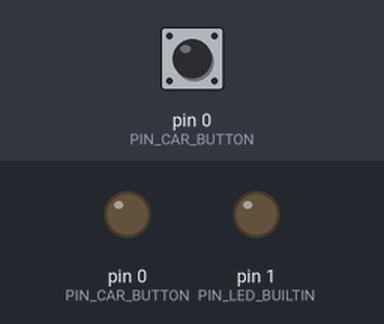
This sketch was run on a simulated Arduino Uno, built with avr-gcc and run on an emulated ATmega328P. Shown: output pins drawn as LEDs (lit = HIGH). The inputs (shaded band) are chosen by the test bench; at power-on: pin 0 (PIN_CAR_BUTTON) LOW. EEPROM starts erased.

Above: at 2.2 s.
2.3 s: pin 0 (PIN_CAR_BUTTON) pulled HIGH for 0.15 s
At 2.37 s:
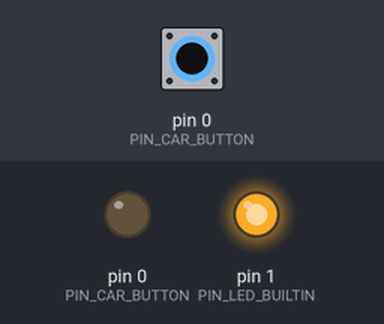
5.4 s: pin 0 (PIN_CAR_BUTTON) pulled HIGH for 1 s
At 12.6 s:
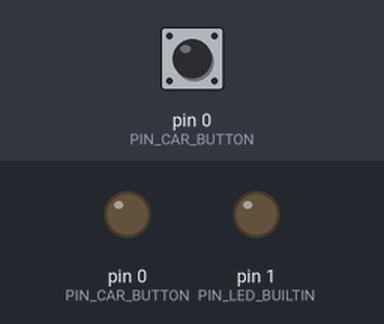
Timing chart, 0 to 14.1 s (numbered marks = the images above; inputs shaded):
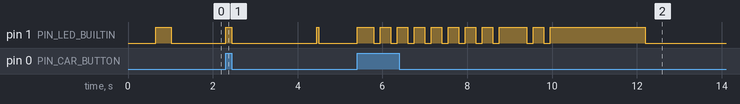

Measured:
- after the input at 2.3 s, pin 1 (PIN_LED_BUILTIN): LOW → HIGH at once, → LOW 0.15 s later, → HIGH 2.0 s later, → LOW 0.05 s later
- after the input at 5.4 s, pin 1 (PIN_LED_BUILTIN): LOW → HIGH at once, → LOW 0.40 s later, → HIGH 0.15 s later, → LOW 0.25 s later, … (22 changes in this stretch)

The sketch:

car_seat_warmup.ino
```cpp
#include "helpers.h"
#include "settings.h"

#define PIN_CAR_BUTTON                0   // кнопка управления подогревом сидения
#define PIN_LED_BUILTIN               1   // LED для индикации (обратной связи), встроен в плату
#define HEAT_DURATION_1             600   // длительность автовыключения обогрева сидения, в секундах. Уставка 2 = 10 мин.
#define HEAT_DURATION_2             900   // длительность автовыключения обогрева сидения, в секундах. Уставка 3 = 15 мин.
#define HEAT_DURATION_3            1200   // длительность автовыключения обогрева сидения, в секундах. Уставка 4 = 20 мин.
#define HEAT_DURATION_4             300   // длительность автовыключения обогрева сидения, в секундах. Уставка 1 =  5 мин.
#define BUTTON_PUSH_TIME            150   // длительность удерживания кнопки нажатой контроллером, в миллисекундах. Для иммитации нажатия человеком
#define BUTTON_WAIT_TIME            250   // длительность задержки между двумя нажатиями кнопки контроллером, в миллисекундах. Для иммитации нажатия человеком
#define TIMER_LONGPRESS            2000   // сколько миллисекунд нужно удерживать кнопку подогрева для детектирования длительного нажатия
const int HEAT_DUR[]={HEAT_DURATION_4, HEAT_DURATION_3, HEAT_DURATION_2, HEAT_DURATION_1};

TDiscrete car_pin(PIN_CAR_BUTTON, 10, TIMER_LONGPRESS); // второй параметр в конструкторе - таймер защиты от требезга = 10мс
TSettings s;                                            // содержит настройки, и работает с их чтением и записью в EEPROM
TTimer    cdown_timer(1000,true);                       // таймер посекундного обратного отсчёта, для автоматического выключения обогрева
bool      bStartSequence;                               // если флаг поднят - контроллер только что запущен, нужно выдать серию импульсов прочитанных из EEPROM
bool      bHeatDurationSequence;                        // если флаг поднят - мы в режиме программирования длительности автовыключения подогрева

void makeOnePulse();                                    // иммитирует одно нажатие кнопки подогрева сидения

void setup() {
  pinMode(PIN_LED_BUILTIN, OUTPUT);
  for (int i = 0; i <= 100; i++) { delay(10); analogWrite(PIN_LED_BUILTIN, i*2); }
  digitalWrite(PIN_LED_BUILTIN, HIGH);
  s.init(HEAT_DUR);
  bStartSequence = true;
  bHeatDurationSequence = false;
}

void loop() {
  if (bStartSequence)
    {
      if (s.heatValue > 1)
        {
          int i = (int)s.heatValue - 1;
          while (i > 0)
            { makeOnePulse();  i--;  }
        }
      car_pin.init(INPUT);
      bStartSequence = false;
    }
  else
    {
      if (car_pin.bHasFallenLong())
        {  bHeatDurationSequence = true;
           digitalWrite(PIN_LED_BUILTIN, HIGH); delay(50); }
      if (car_pin.bHasRisen())
        {
          if (!bHeatDurationSequence)
            {
              if (s.heatDurationSeconds > 0)
                { s.inc_heatValue(); }
            }
          else
            {
              delay(BUTTON_PUSH_TIME + BUTTON_WAIT_TIME);     // задержка чтобы сразу не мешать пользователю
              car_pin.LOOP();                                 // для сброса состояния кнопки (сброс что было длительное нажатие)
              /// 1. Проигрываем анимацию и выставляем индикатор в положение автовыключения длительности нагрева
                byte current_value = (s.heatValue % 4) + 1;
                for (int i = 8; i > 0; i--) { makeOnePulse(); current_value = (current_value % 4) + 1; }
                delay( BUTTON_PUSH_TIME + BUTTON_WAIT_TIME );
                while (current_value != s.heatDuration) { makeOnePulse(); current_value = (current_value % 4) + 1; }
              /// 2. Ожидаем от пользователя: изменения значения автовыключения обогрева коротким нажатием,
              ///    или выхода из режима программирования длительности выключения обогрева длительным нажатием на кнопку
                do
                  {
                    if (car_pin.bHasRisen())
                      { s.inc_heatDuration();
                        current_value = (current_value % 4) + 1;
                        for (int i = 2; i > 0; i--) { digitalWrite(PIN_LED_BUILTIN, LOW); delay(15); digitalWrite(PIN_LED_BUILTIN, HIGH); delay(15); }
                       }
                    if (s.update_EEPROM()) {  digitalWrite(PIN_LED_BUILTIN, LOW); delay(50); digitalWrite(PIN_LED_BUILTIN, HIGH); }
                    car_pin.LOOP();
                   }
                while (!car_pin.bHasFallenLong());
                digitalWrite(PIN_LED_BUILTIN, LOW);
                do { car_pin.LOOP(); } while (!car_pin.bHasRisen());
                delay( BUTTON_PUSH_TIME + BUTTON_WAIT_TIME );
                digitalWrite(PIN_LED_BUILTIN, HIGH);
//                current_value = (current_value % 4) + 1;        // неверно, т.к. после 2 секунд нажатия машина сбрасывает (выключает нагрев)
                current_value = 1;
              /// 3. Проигрываем ещё раз анимацию и восстанавливаем положение индикатора в соответствии с уровнем обогрева
                for (int i = 12; i > 0; i--) { makeOnePulse(); current_value = (current_value % 4) + 1; }
                delay(BUTTON_PUSH_TIME + BUTTON_WAIT_TIME);
                while (current_value != s.heatValue) { makeOnePulse(); current_value = (current_value % 4) + 1; }
                bHeatDurationSequence = false;
            }
        }
      if (s.update_EEPROM()) {  digitalWrite(PIN_LED_BUILTIN, LOW); delay(50); digitalWrite(PIN_LED_BUILTIN, HIGH); }
      car_pin.LOOP();
      digitalWrite(PIN_LED_BUILTIN, car_pin.isHigh());
    }

  cdown_timer.check();
  if (cdown_timer.fired())
    { s.heatDurationSeconds--;
      if (s.heatDurationSeconds <= 0)
        {
          cdown_timer.stop();
          byte current_value = s.heatValue;
          while (current_value != 1) { makeOnePulse(); current_value = (current_value % 4) + 1; }
        }
      else
        { cdown_timer.restart(); }
    }
}

void makeOnePulse() {
  pinMode(PIN_CAR_BUTTON,OUTPUT);
  digitalWrite(PIN_CAR_BUTTON, LOW);
  digitalWrite(PIN_LED_BUILTIN, LOW);
  delay(BUTTON_PUSH_TIME);
  pinMode(PIN_CAR_BUTTON,INPUT);
  digitalWrite(PIN_LED_BUILTIN, HIGH);
  delay(BUTTON_WAIT_TIME);
}
```

helpers.cpp
```cpp
#include "Arduino.h"
#include "helpers.h"

//  ============ Таймер =============
TTimer::TTimer(unsigned long new_delay, bool initial_state)
  {
    delay = new_delay;
    _millis = millis();
    _bFired = false;
    isRunning = initial_state;
  }

bool TTimer::check() {
  if ((isRunning==true) && (millis() - _millis >= delay))
    {
      isRunning = false;
      _bFired = true;
    }
  return isRunning;
}

bool TTimer::fired() {
  if (_bFired==true)
  {
    _bFired = false;
    return true;
  }
  return false;
}

void TTimer::setDelay(unsigned long new_delay) {
  delay = new_delay;
}

void TTimer::restart() {
  _millis = millis();
  isRunning = true;
}

void TTimer::stop() {
  isRunning = false;
}

void TTimer::LOOP() {
  if (check()!=true) {
    restart();
  }
}

//  ============ Кнопки и дискретные сигналы =============
TDiscrete::TDiscrete(uint8_t new_pin, unsigned long debounce_timer, unsigned long longstate_timer)
{
  _pin = new_pin;
  _debounce = debounce_timer;
  _longState = longstate_timer;
  _prev_state = ( digitalRead(_pin) == HIGH ) ? true : false;
  bIsHigh = _prev_state;
  _debounceTimer.setDelay(_debounce);
  _longStateTimer.setDelay(_longState);
}

void TDiscrete::init(uint8_t input_mode)
{
  pinMode(_pin, input_mode);
  _prev_state = ( digitalRead(_pin) == HIGH ) ? true : false;
  bIsHigh = _prev_state;
}

bool TDiscrete::bHasRisen()
{
  return bRisen;
}

bool TDiscrete::bHasRisenLong()
{
  return bRisenLong;
}

bool TDiscrete::bHasFallen()
{
  return bFallen;
}

bool TDiscrete::bHasFallenLong()
{
  return bFallenLong;
}

bool TDiscrete::isHigh()
{
  return bIsHigh;
}

bool TDiscrete::isLow()
{
  return (!bIsHigh);
}

void TDiscrete::LOOP()
{
  bool _current_state = ( digitalRead(_pin) == HIGH ) ? true : false;
  bRisen = false;
  bFallen = false;
  bRisenLong = false;
  bFallenLong = false;
  _debounceTimer.check();
  if (_debounceTimer.isRunning) {
    if (bIsHigh)
    {
      if ((_prev_state==false) && (_current_state==true))   _debounceTimer.restart();
    }
    else
    {
      if ((_prev_state==true) && (_current_state==false))   _debounceTimer.restart();
    }
  }
  else
  {
    if ((bIsHigh==true) && (_current_state==false))
    {
      bFallen = true;
      bIsHigh = false;
      _debounceTimer.restart();
      _longStateTimer.restart();
    }
    else if ((bIsHigh==false) && (_current_state==true))
    {
      bRisen = true;
      bIsHigh = true;
      _debounceTimer.restart();
      _longStateTimer.restart();
    }
  }
  _prev_state = _current_state;
  if (_longStateTimer.isRunning)
    {
      _longStateTimer.check();
      if (_longStateTimer.fired())
        { bRisenLong = bIsHigh; bFallenLong = !bIsHigh; }
    }
}
```

helpers.h
```cpp
#ifndef HELPERS_H_INCLUDED
#define HELPERS_H_INCLUDED

#include "Arduino.h"

//  ============ Таймер =============
struct TTimer {
  private:
    unsigned long _millis = 0;
    bool _bFired = false;
  public:
    unsigned long delay;
    bool isRunning;

  TTimer(unsigned long new_delay,  bool initial_state);
  bool check();
  bool fired();
  void setDelay(unsigned long new_delay);
  void restart();
  void stop();
  void LOOP();
};

//  ============ Кнопки и дискретные сигналы =============
struct TDiscrete {
  private:
    bool _prev_state = false;
    unsigned long _debounce = 10;
    unsigned long _longState = 1000;
    uint8_t _pin = 255;
    TTimer _debounceTimer = TTimer(_debounce, false);
    TTimer _longStateTimer = TTimer(_longState, false);
  public:
    bool bIsHigh = false;
    bool bRisen = false;
    bool bFallen = false;
    bool bRisenLong = false;
    bool bFallenLong = false;

  TDiscrete(uint8_t new_pin, unsigned long debounce_timer = 10, unsigned long longstate_timer = 1000);
  void init(uint8_t input_mode);
  bool bHasRisen();
  bool bHasRisenLong();
  bool bHasFallen();
  bool bHasFallenLong();
  bool isHigh();
  bool isLow();
  void LOOP();
};

#endif
```

settings.cpp
```cpp
#include "Arduino.h"
#include "EEPROM.h"
#include "settings.h"

//  ============ TSettings =============
TSettings::TSettings(int addr_Hvalue, int addr_Hduration) {
	EEPROMaddress_heatValue = addr_Hvalue;
	EEPROMaddress_heatDuration = addr_Hduration;
}

void TSettings::init(const int HEAT_DUR[4]) {
	heatValue = readEEPROM(EEPROMaddress_heatValue);
  heatDuration = readEEPROM(EEPROMaddress_heatDuration);
  ROMheatValue = heatValue;
  ROMheatDuration = heatDuration;
  heatDurationSeconds = HEAT_DUR[heatDuration-1];
}

void TSettings::inc_heatValue() {
  heatValue = (heatValue % 4) + 1;
  _writeEEPROMtimer_heatValue.restart();
}

void TSettings::inc_heatDuration() {
  heatDuration = (heatDuration % 4) + 1;
  _writeEEPROMtimer_heatDuration.restart();
}

bool TSettings::update_EEPROM() {
  if (_writeEEPROMtimer_heatValue.isRunning)
    {
      _writeEEPROMtimer_heatValue.check();
      if (_writeEEPROMtimer_heatValue.fired() && (heatValue != ROMheatValue))
        { EEPROM.write(EEPROMaddress_heatValue, heatValue);
          ROMheatValue = heatValue;
          return true;                }
    }
  if (_writeEEPROMtimer_heatDuration.isRunning)
    {
      _writeEEPROMtimer_heatDuration.check();
      if (_writeEEPROMtimer_heatDuration.fired() && (heatDuration != ROMheatDuration))
        { EEPROM.write(EEPROMaddress_heatDuration, heatDuration);
          ROMheatDuration = heatDuration;
          return true;                }
    }
  return false;
}

//  ======== Вспомогат. функции ========
byte readEEPROM(int address) {
  byte value = EEPROM.read(address);
  if (value==0 || value >= 5)
    { value = 1;
      EEPROM.write(address, value);   }
  return value;
}
```

settings.h
```cpp
#ifndef SETTINGS_H_INCLUDED
#define SETTINGS_H_INCLUDED

#include "Arduino.h"
#include "helpers.h"
#include "EEPROM.h"

#define EEPROM_ADDR_HEAT_VALUE        1   // адрес записанной во flash-память силы нагрева (значения: 1='000', 2='I00', 3='II0', 4='III')
#define EEPROM_ADDR_HEAT_DURATION     2   // адрес записанной во flash-память длительности таймера автовыключения обогрева (значения: 1=HEAT_DURATION_1, 2=HEAT_DURATION_2, ...
#define TIMER_ROM_WRITE_DELAY      3000   // задержка перед записью в EEPROM, в миллисекундах. Для продления жизни flash-памяти

//  ============ Настройки =============
struct TSettings {
  private:
    TTimer _writeEEPROMtimer_heatValue = TTimer(TIMER_ROM_WRITE_DELAY, false);
    TTimer _writeEEPROMtimer_heatDuration = TTimer(TIMER_ROM_WRITE_DELAY, false);
  public:
    byte heatValue = 0;
    byte heatDuration = 0;
    byte ROMheatValue = 0;
    byte ROMheatDuration = 0;
    int  heatDurationSeconds = 0;
    int EEPROMaddress_heatValue = 0;
    int EEPROMaddress_heatDuration = 0;

    TSettings(int addr_Hvalue = EEPROM_ADDR_HEAT_VALUE, int addr_Hduration = EEPROM_ADDR_HEAT_DURATION);
    void init(const int HEAT_DUR[4]);
    void inc_heatValue();
    void inc_heatDuration();
    bool update_EEPROM();
};

//  ======== Вспомогат. функции ========
byte readEEPROM(int address);
#endif
```
